Frame 1 (no input): blank canvas, image omitted
Frame 60 (the mouse pressed at the canvas centre just before this capture): blank canvas, image omitted
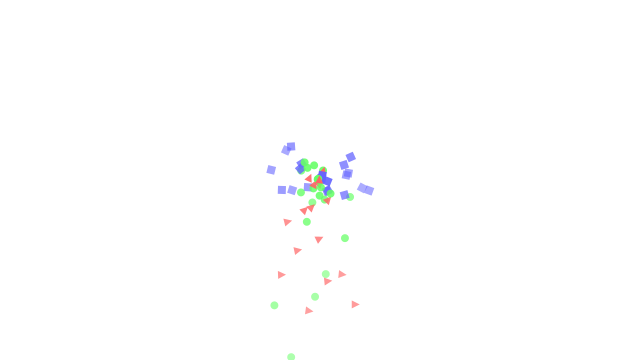
Frame 120 (the mouse held since frame 60 and released just before this capture)

The Processing sketch whose frames 1 and 60 were blank and that drew this single picture after the mouse press (run headless with seeded random() and noise(); from frame 60 on, the mouse is pressed at the canvas centre):

// Processing sketch: NoC_4_ParticleSystemInheritance
// ── NoC_4_ParticleSystemInheritance.pde
import java.util.Iterator;
ParticleSystem ps;
ArrayList<ParticleSystem> systems;

void setup() {
  size(640, 360);
  noStroke();
  ps = new ParticleSystem(new PVector(mouseX, mouseY));
  systems = new ArrayList<ParticleSystem>();
}

void draw() {
  background(255);

for (ParticleSystem ps : systems){
      ps.run();
}

    
    }
  void mousePressed() {
    systems.add(new ParticleSystem(new PVector(mouseX, mouseY)));
}

// ── Particle.pde
class Particle {
  PVector location;
  PVector velocity;
  PVector acceleration;
  float aVel;
  float angle;
  float lifespan;
 
  Particle(PVector l) {
    acceleration = new PVector(0,0.05);
    velocity = new PVector(random(-1,1),random(-2,0));
    location = l.copy();
    angle = 0;
    aVel = 0;
    lifespan = 255.0;
  }
 
  void run() {
    update();
    display();
  }
 
  void update() {
    angle += 2;
    velocity.add(acceleration);
    location.add(velocity);
    lifespan -= 2.0;
  }
 
  void display() {
    fill(100, 100, 255, lifespan);
    
    pushMatrix();
    translate(location.x, location.y);
    rotate(radians(angle));
    rectMode(CENTER);
    rect(0,0,8,8);
    popMatrix();
  }
  
   
  void applyForce(PVector f) {
    acceleration.add(f);
  }
 
  boolean isDead() {
    if (lifespan < 0.0) {
      return true;
    } else {
      return false;
    }
  }
}

// ── ParticleSystem.pde
class ParticleSystem {

  ArrayList<Particle> particles;
  PVector origin;
  int pop, maxPop;

  ParticleSystem(PVector origin_) {
    origin = origin_;
    particles = new ArrayList<Particle>();
    pop = 0;
    maxPop = 200;
  }

  void run() {
    if (pop <= maxPop) {
      addParticle();
    }
    display();
  }

  void addParticle() {
    float r = random(1);
    if (r < 0.33) {
      particles.add(new Particle(origin));
    } else if (r < 0.66) {
      particles.add(new Circular(origin));
    } else {
      particles.add(new Triangular(origin));
    }
    pop += 1;
  }

  void display() {

    Iterator<Particle> it = particles.iterator();

    while (it.hasNext()) {
      Particle p = it.next();
      p.run();
      if (p.isDead()) {
        it.remove();
      }
    }
  }


  boolean isOver() {
    if (pop > maxPop) {
      return true;
    } else {
      return false;
    }
  }
}

// ── Subclasses.pde
class Circular extends Particle {

  Circular(PVector l) {
    super(l);
    acceleration = new PVector(0,0.1);
  }

  void display() {
    fill(100, 255, 100, lifespan);
    pushMatrix();
    translate(location.x, location.y);
    ellipse(0, 0, 8, 8);
    popMatrix();
  }
}

class Triangular extends Particle {

  Triangular(PVector l) {
    super(l);
    acceleration = new PVector(0,0.15);
  }

  void display() {
    fill(255, 100, 100 , lifespan);
    pushMatrix();
    translate(location.x, location.y);
    rotate(radians(angle));
    triangle(0, -4, 4, 4, -4, 4);
    popMatrix();
  }
}
